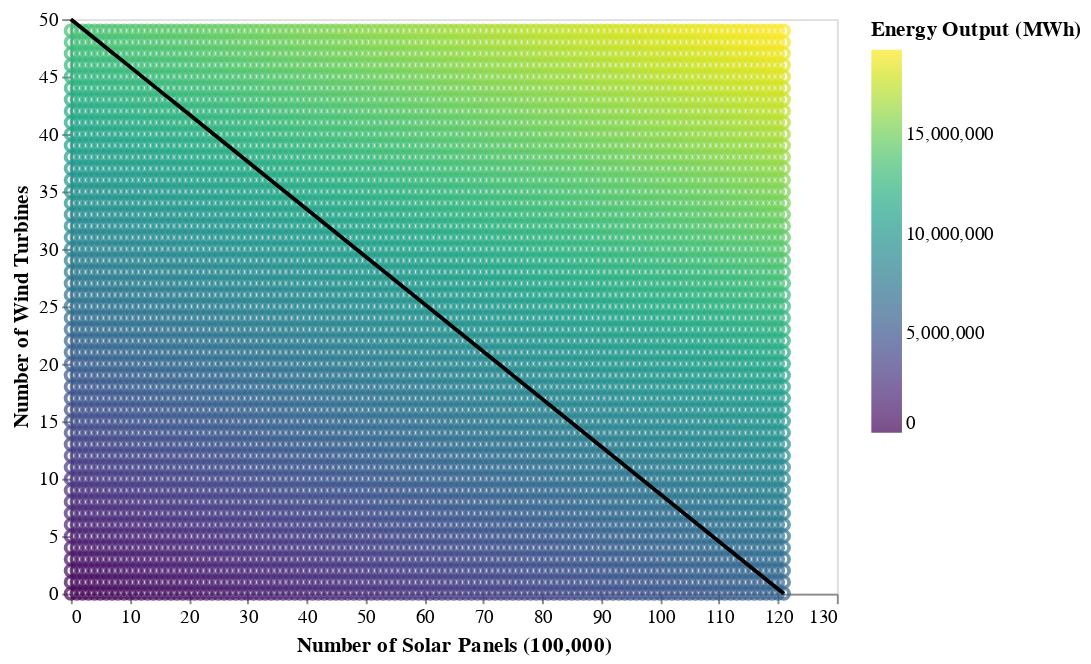

The notebook cell this image was saved under:
### Markdown cell above
Government of Salem, OR with 20 $km^2$ of land available for development.

### Code cell
wrapper.wrapper(wtk, 'Salem', 'OR', land_available = 20, goal = 80)

### Figure 1 — Vega-Lite specification as saved in the notebook (floating-point values rounded to 4 significant figures; data arrays with more than 128 entries replaced by an {"elided": "..."} marker saying what was removed)
{"config": {"view": {"continuousWidth": 400, "continuousHeight": 300}, "axis": {"grid": false}}, "layer": [{"data": {"name": "data-0c08ca46cb30358427c390f0c2c1aa07"}, "mark": "point", "encoding": {"color": {"type": "quantitative", "field": "e", "legend": {"title": "Energy Output (MWh)"}, "scale": {"scheme": "viridis"}}, "tooltip": [{"type": "quantitative", "field": "Panels"}, {"type": "quantitative", "field": "Turbines"}, {"type": "nominal", "field": "PercentGoal"}, {"type": "nominal", "field": "Cost"}], "x": {"type": "quantitative", "axis": {"title": "Number of Solar Panels (100,000)"}, "field": "Panels", "scale": {"clamp": true, "domain": [0, 122.3]}}, "y": {"type": "quantitative", "axis": {"title": "Number of Wind Turbines"}, "field": "Turbines", "scale": {"clamp": true, "domain": [0, 50]}}}}, {"data": {"name": "data-a240117b31360b9e78e19beeeb3ab38a"}, "mark": "line", "encoding": {"color": {"value": "black"}, "x": {"type": "quantitative", "field": "x"}, "y": {"type": "quantitative", "field": "y"}}}], "$schema": "https://vega.github.io/schema/vega-lite/v4.0.2.json", "datasets": {"data-0c08ca46cb30358427c390f0c2c1aa07": {"elided": "6100 records"}, "data-a240117b31360b9e78e19beeeb3ab38a": [{"x": 0, "y": 50.0}, {"x": 1, "y": 49.59}, {"x": 2, "y": 49.17}, {"x": 3, "y": 48.76}, {"x": 4, "y": 48.35}, {"x": 5, "y": 47.93}, {"x": 6, "y": 47.52}, {"x": 7, "y": 47.11}, {"x": 8, "y": 46.69}, {"x": 9, "y": 46.28}, {"x": 10, "y": 45.87}, {"x": 11, "y": 45.45}, {"x": 12, "y": 45.04}, {"x": 13, "y": 44.63}, {"x": 14, "y": 44.21}, {"x": 15, "y": 43.8}, {"x": 16, "y": 43.39}, {"x": 17, "y": 42.98}, {"x": 18, "y": 42.56}, {"x": 19, "y": 42.15}, {"x": 20, "y": 41.74}, {"x": 21, "y": 41.32}, {"x": 22, "y": 40.91}, {"x": 23, "y": 40.5}, {"x": 24, "y": 40.08}, {"x": 25, "y": 39.67}, {"x": 26, "y": 39.26}, {"x": 27, "y": 38.84}, {"x": 28, "y": 38.43}, {"x": 29, "y": 38.02}, {"x": 30, "y": 37.6}, {"x": 31, "y": 37.19}, {"x": 32, "y": 36.78}, {"x": 33, "y": 36.36}, {"x": 34, "y": 35.95}, {"x": 35, "y": 35.54}, {"x": 36, "y": 35.12}, {"x": 37, "y": 34.71}, {"x": 38, "y": 34.3}, {"x": 39, "y": 33.88}, {"x": 40, "y": 33.47}, {"x": 41, "y": 33.06}, {"x": 42, "y": 32.64}, {"x": 43, "y": 32.23}, {"x": 44, "y": 31.82}, {"x": 45, "y": 31.4}, {"x": 46, "y": 30.99}, {"x": 47, "y": 30.58}, {"x": 48, "y": 30.17}, {"x": 49, "y": 29.75}, {"x": 50, "y": 29.34}, {"x": 51, "y": 28.93}, {"x": 52, "y": 28.51}, {"x": 53, "y": 28.1}, {"x": 54, "y": 27.69}, {"x": 55, "y": 27.27}, {"x": 56, "y": 26.86}, {"x": 57, "y": 26.45}, {"x": 58, "y": 26.03}, {"x": 59, "y": 25.62}, {"x": 60, "y": 25.21}, {"x": 61, "y": 24.79}, {"x": 62, "y": 24.38}, {"x": 63, "y": 23.97}, {"x": 64, "y": 23.55}, {"x": 65, "y": 23.14}, {"x": 66, "y": 22.73}, {"x": 67, "y": 22.31}, {"x": 68, "y": 21.9}, {"x": 69, "y": 21.49}, {"x": 70, "y": 21.07}, {"x": 71, "y": 20.66}, {"x": 72, "y": 20.25}, {"x": 73, "y": 19.83}, {"x": 74, "y": 19.42}, {"x": 75, "y": 19.01}, {"x": 76, "y": 18.6}, {"x": 77, "y": 18.18}, {"x": 78, "y": 17.77}, {"x": 79, "y": 17.36}, {"x": 80, "y": 16.94}, {"x": 81, "y": 16.53}, {"x": 82, "y": 16.12}, {"x": 83, "y": 15.7}, {"x": 84, "y": 15.29}, {"x": 85, "y": 14.88}, {"x": 86, "y": 14.46}, {"x": 87, "y": 14.05}, {"x": 88, "y": 13.64}, {"x": 89, "y": 13.22}, {"x": 90, "y": 12.81}, {"x": 91, "y": 12.4}, {"x": 92, "y": 11.98}, {"x": 93, "y": 11.57}, {"x": 94, "y": 11.16}, {"x": 95, "y": 10.74}, {"x": 96, "y": 10.33}, {"x": 97, "y": 9.917}, {"x": 98, "y": 9.504}, {"x": 99, "y": 9.091}, {"x": 100, "y": 8.678}, {"x": 101, "y": 8.264}, {"x": 102, "y": 7.851}, {"x": 103, "y": 7.438}, {"x": 104, "y": 7.025}, {"x": 105, "y": 6.612}, {"x": 106, "y": 6.198}, {"x": 107, "y": 5.785}, {"x": 108, "y": 5.372}, {"x": 109, "y": 4.959}, {"x": 110, "y": 4.545}, {"x": 111, "y": 4.132}, {"x": 112, "y": 3.719}, {"x": 113, "y": 3.306}, {"x": 114, "y": 2.893}, {"x": 115, "y": 2.479}, {"x": 116, "y": 2.066}, {"x": 117, "y": 1.653}, {"x": 118, "y": 1.24}, {"x": 119, "y": 0.8264}, {"x": 120, "y": 0.4132}, {"x": 121, "y": 0.0}]}}
